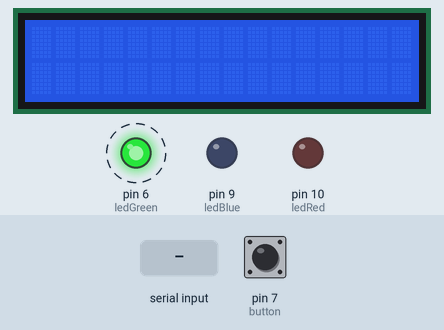
Simulated run of this sketch. Board: Arduino Uno, built with avr-gcc and run on an emulated ATmega328P. On the bench: 16×2 character LCD, output pins drawn as LEDs (lit = HIGH). Dashed ring = blinking. The inputs (shaded band) are chosen by the test bench; at power-on: pin 7 (button) LOW. What the sketch prints to the serial monitor is not drawn.

Above: at 1.2 s.
1.3 s: "1\n" received over Serial
At 4.8 s:
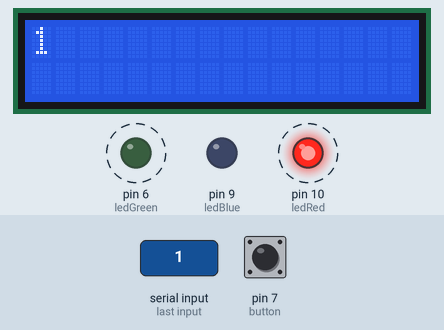
7.2 s: pin 7 (button) pulled HIGH for 1 s
At 10.8 s:
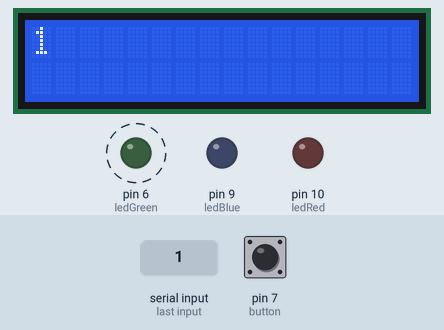
Timing chart, 0 to 16.5 s (numbered marks = the images above; inputs shaded):
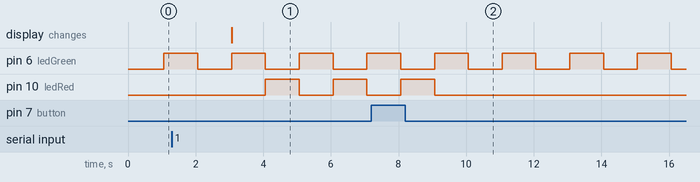

Measured:
- after the input at 1.3 s, pin 10 (ledRed): alternates HIGH for 1.0 s and LOW for 1.0 s, starting after 2.8 s; the display: changes after 1.8 s (image 1)
- after the input at 7.2 s, pin 10 (ledRed): goes on until 9.1 s, then stays LOW
- by itself, pin 6 (ledGreen): alternates HIGH for 1.0 s and LOW for 1.0 s

The sketch:

test.ino
```cpp
#include <LiquidCrystal.h>
LiquidCrystal lcd(12, 11, 5, 4, 3, 2);

String str = "";
String msg = "";
String name = "";

int notification = 0;

int index = 0;
int length_of_msg = 0;

const int ledRed = 10;
const int ledBlue = 9;
const int ledGreen = 6;

const int button = 7;

int redValue = 0;
int greenValue = 0;
int blueValue = 0;

void setup() {
  Serial.begin(9600);
  lcd.begin(16, 2);

  pinMode(ledRed, OUTPUT);
  pinMode(ledGreen, OUTPUT);
  pinMode(ledBlue, OUTPUT);
  pinMode(button, INPUT);
}

void loop() {
  int buttonState = digitalRead(button);
  lcd.setCursor(0, 0);
  str = Serial.readString();
  if (buttonState == HIGH)
  {
    notification = 0;
    Serial.write("seen\n");
  }
  if (str != "")
  {
    length_of_msg = str.length();
    index = str.indexOf('\n');
    msg = str.substring(0,index);
    name = str.substring(index+1,length_of_msg);
    lcd.clear();
    lcd.setCursor(0,0);
    lcd.print(msg);
    lcd.setCursor(0, 1);
    lcd.print(name);
    notification = 255;
  }
  analogWrite(ledGreen, 255);
  analogWrite(ledRed, 0);
  delay(1000);
  analogWrite(ledRed, notification);
  analogWrite(ledGreen, 0);
  analogWrite(ledBlue, 0);
  }
```
